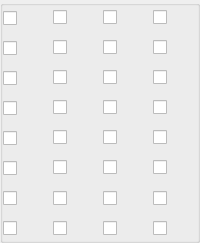
        <widget class="QGroupBox" name="groupBox_4">
         <property name="title">
          <string/>
         </property>
         <layout class="QVBoxLayout" name="verticalLayout_10">
          <property name="leftMargin">
           <number>0</number>
          </property>
          <property name="topMargin">
           <number>0</number>
          </property>
          <property name="rightMargin">
           <number>0</number>
          </property>
          <property name="bottomMargin">
           <number>0</number>
          </property>
          <item>
           <layout class="QGridLayout" name="link_task_types">
            <property name="spacing">
             <number>6</number>
            </property>
            <item row="2" column="1">
             <widget class="QCheckBox" name="checkBox_yk_3">
              <property name="text">
               <string/>
              </property>
             </widget>
            </item>
            <item row="5" column="2">
             <widget class="QCheckBox" name="checkBox_cg_6">
              <property name="text">
               <string/>
              </property>
             </widget>
            </item>
            <item row="7" column="2">
             <widget class="QCheckBox" name="checkBox_cg_8">
              <property name="minimumSize">
               <size>
                <width>0</width>
                <height>22</height>
               </size>
              </property>
              <property name="text">
               <string/>
              </property>
             </widget>
            </item>
            <item row="1" column="1">
             <widget class="QCheckBox" name="checkBox_yk_2">
              <property name="text">
               <string/>
              </property>
             </widget>
            </item>
            <item row="0" column="1">
             <widget class="QCheckBox" name="checkBox_yk_1">
              <property name="text">
               <string/>
              </property>
             </widget>
            </item>
            <item row="1" column="2">
             <widget class="QCheckBox" name="checkBox_cg_2">
              <property name="text">
               <string/>
              </property>
             </widget>
            </item>
            <item row="3" column="1">
             <widget class="QCheckBox" name="checkBox_yk_4">
              <property name="text">
               <string/>
              </property>
             </widget>
            </item>
            <item row="7" column="0">
             <widget class="QCheckBox" name="checkBox_yc_8">
              <property name="minimumSize">
               <size>
                <width>0</width>
                <height>24</height>
               </size>
              </property>
              <property name="text">
               <string/>
              </property>
             </widget>
            </item>
            <item row="5" column="1">
             <widget class="QCheckBox" name="checkBox_yk_6">
              <property name="text">
               <string/>
              </property>
             </widget>
            </item>
            <item row="4" column="1">
             <widget class="QCheckBox" name="checkBox_yk_5">
              <property name="text">
               <string/>
              </property>
             </widget>
            </item>
            <item row="0" column="0">
             <widget class="QCheckBox" name="checkBox_yc_1">
              <property name="minimumSize">
               <size>
                <width>0</width>
                <height>24</height>
               </size>
              </property>
              <property name="layoutDirection">
               <enum>Qt::LeftToRight</enum>
              </property>
              <property name="text">
               <string/>
              </property>
             </widget>
            </item>
            <item row="5" column="0">
             <widget class="QCheckBox" name="checkBox_yc_6">
              <property name="minimumSize">
               <size>
                <width>0</width>
                <height>24</height>
               </size>
              </property>
              <property name="text">
               <string/>
              </property>
             </widget>
            </item>
            <item row="3" column="2">
             <widget class="QCheckBox" name="checkBox_cg_4">
              <property name="text">
               <string/>
              </property>
             </widget>
            </item>
            <item row="1" column="0">
             <widget class="QCheckBox" name="checkBox_yc_2">
              <property name="minimumSize">
               <size>
                <width>0</width>
                <height>24</height>
               </size>
              </property>
              <property name="text">
               <string/>
              </property>
             </widget>
            </item>
            <item row="2" column="2">
             <widget class="QCheckBox" name="checkBox_cg_3">
              <property name="text">
               <string/>
              </property>
             </widget>
            </item>
            <item row="7" column="1">
             <widget class="QCheckBox" name="checkBox_yk_8">
              <property name="minimumSize">
               <size>
                <width>0</width>
                <height>22</height>
               </size>
              </property>
              <property name="text">
               <string/>
              </property>
             </widget>
            </item>
            <item row="4" column="0">
             <widget class="QCheckBox" name="checkBox_yc_5">
              <property name="minimumSize">
               <size>
                <width>0</width>
                <height>24</height>
               </size>
              </property>
              <property name="text">
               <string/>
              </property>
             </widget>
            </item>
            <item row="6" column="1">
             <widget class="QCheckBox" name="checkBox_yk_7">
              <property name="minimumSize">
               <size>
                <width>0</width>
                <height>22</height>
               </size>
              </property>
              <property name="text">
               <string/>
              </property>
             </widget>
            </item>
            <item row="6" column="2">
             <widget class="QCheckBox" name="checkBox_cg_7">
              <property name="minimumSize">
               <size>
                <width>0</width>
                <height>22</height>
               </size>
              </property>
              <property name="text">
               <string/>
              </property>
             </widget>
            </item>
            <item row="4" column="2">
             <widget class="QCheckBox" name="checkBox_cg_5">
              <property name="text">
               <string/>
              </property>
             </widget>
            </item>
            <item row="2" column="0">
             <widget class="QCheckBox" name="checkBox_yc_3">
              <property name="minimumSize">
               <size>
                <width>0</width>
                <height>24</height>
               </size>
              </property>
              <property name="text">
               <string/>
              </property>
             </widget>
            </item>
            <item row="6" column="0">
             <widget class="QCheckBox" name="checkBox_yc_7">
              <property name="minimumSize">
               <size>
                <width>0</width>
                <height>24</height>
               </size>
              </property>
              <property name="text">
               <string/>
              </property>
             </widget>
            </item>
            <item row="0" column="2">
             <widget class="QCheckBox" name="checkBox_cg_1">
              <property name="text">
               <string/>
              </property>
             </widget>
            </item>
            <item row="3" column="0">
             <widget class="QCheckBox" name="checkBox_yc_4">
              <property name="minimumSize">
               <size>
                <width>0</width>
                <height>24</height>
               </size>
              </property>
              <property name="text">
               <string/>
              </property>
             </widget>
            </item>
            <item row="0" column="3">
             <widget class="QCheckBox" name="checkBox_sc_1">
              <property name="text">
               <string/>
              </property>
             </widget>
            </item>
            <item row="1" column="3">
             <widget class="QCheckBox" name="checkBox_sc_2">
              <property name="text">
               <string/>
              </property>
             </widget>
            </item>
            <item row="2" column="3">
             <widget class="QCheckBox" name="checkBox_sc_3">
              <property name="text">
               <string/>
              </property>
             </widget>
            </item>
            <item row="3" column="3">
             <widget class="QCheckBox" name="checkBox_sc_4">
              <property name="text">
               <string/>
              </property>
             </widget>
            </item>
            <item row="4" column="3">
             <widget class="QCheckBox" name="checkBox_sc_5">
              <property name="text">
               <string/>
              </property>
             </widget>
            </item>
            <item row="5" column="3">
             <widget class="QCheckBox" name="checkBox_sc_6">
              <property name="text">
               <string/>
              </property>
             </widget>
            </item>
            <item row="6" column="3">
             <widget class="QCheckBox" name="checkBox_sc_7">
              <property name="minimumSize">
               <size>
                <width>0</width>
                <height>22</height>
               </size>
              </property>
              <property name="text">
               <string/>
              </property>
             </widget>
            </item>
            <item row="7" column="3">
             <widget class="QCheckBox" name="checkBox_sc_8">
              <property name="minimumSize">
               <size>
                <width>0</width>
                <height>22</height>
               </size>
              </property>
              <property name="text">
               <string/>
              </property>
             </widget>
            </item>
           </layout>
          </item>
         </layout>
        </widget>
